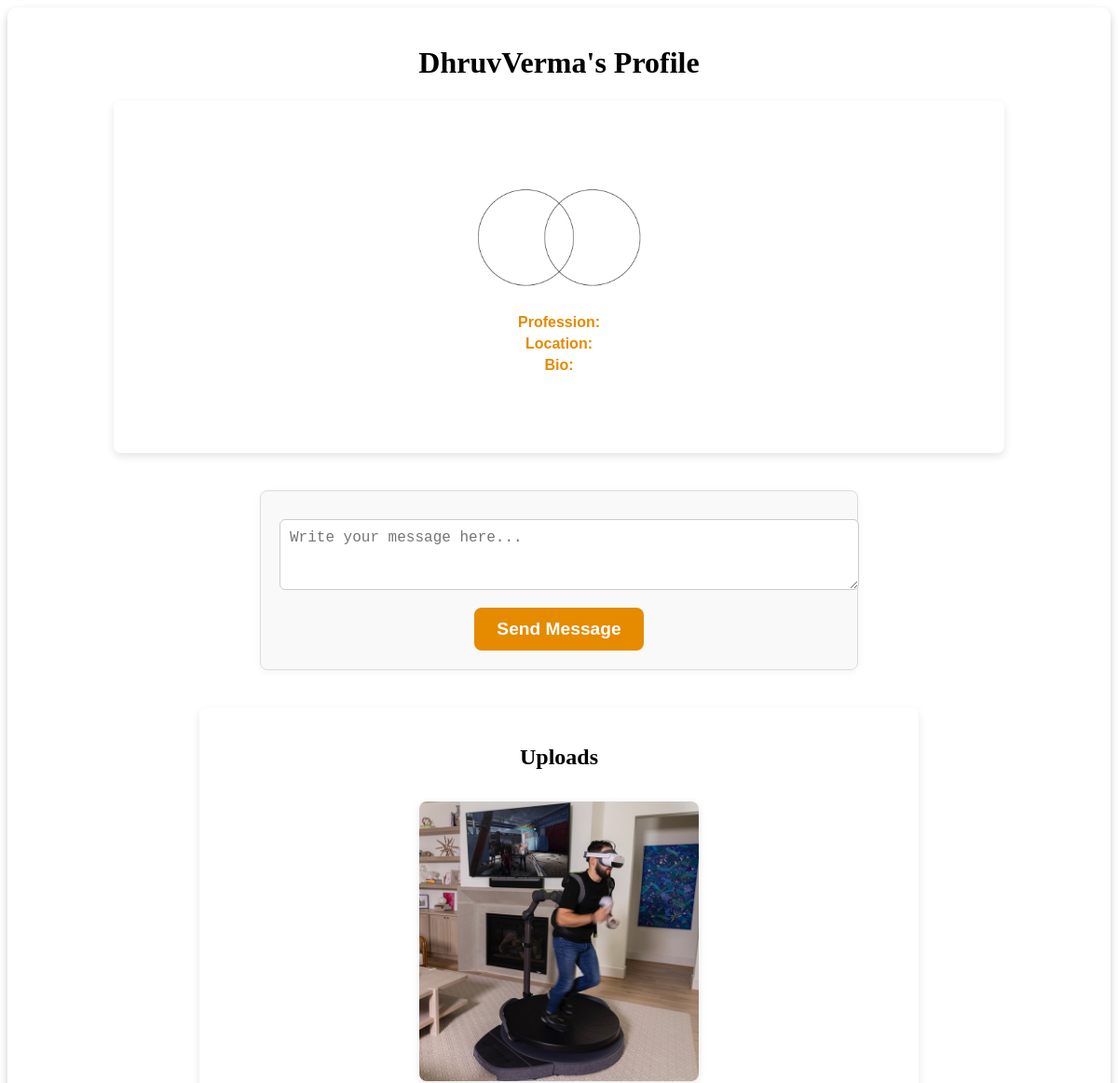
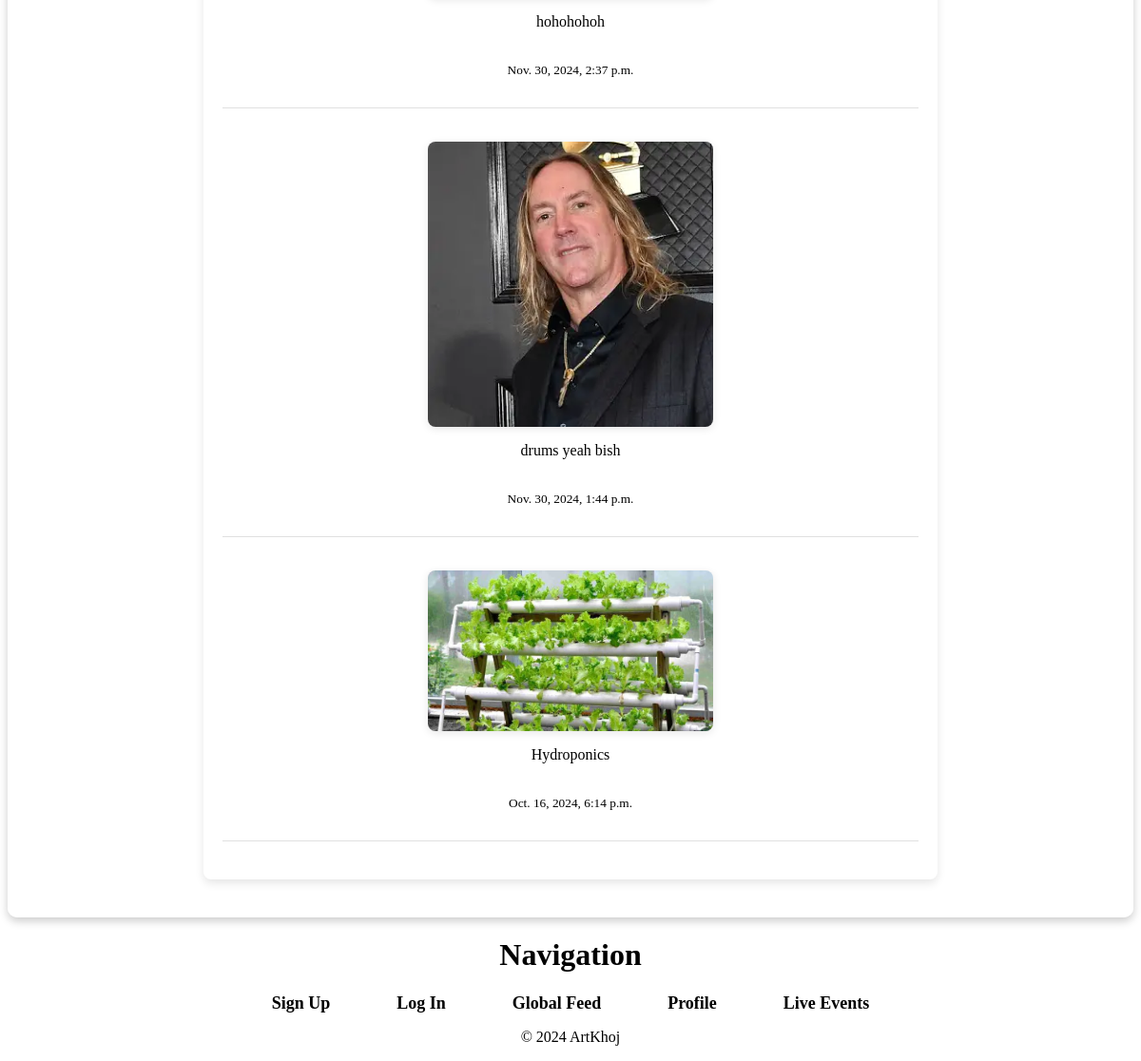
Screenshot of /users/profile/4/ (signed in) with the database file from the repository (2 pictures, top to bottom).
### users/models.py (models this page shows, shortened)
class Profile(models.Model):
    user = models.OneToOneField(User, on_delete=models.CASCADE)
    profession = models.CharField(max_length=100, blank=True)
    location = models.CharField(max_length=100, blank=True)
    profile_picture = models.ImageField(upload_to='profile_pics/', blank=True, null=True)
    bio = models.CharField(max_length=140, blank=True)

class Upload(models.Model):
    profile = models.ForeignKey(Profile, on_delete=models.CASCADE, related_name='uploads')
    image = models.ImageField(upload_to='profile_pics', blank=True, null=True)
    video = models.FileField(upload_to='profile_videos', blank=True, null=True)
    caption = models.TextField(blank=True)
    upload_date = models.DateTimeField(auto_now_add=True)

### users/views.py (the view)
# urls.py: path('profile/<int:user_id>/', views.profile_detail, name='profile-detail'),
@login_required
def profile_detail(request, user_id):
    user_profile = get_object_or_404(Profile, user__id=user_id)
    uploads = Upload.objects.filter(profile=user_profile).order_by('-upload_date')
    unread_messages = Message.objects.filter(recipient=request.user, is_read=False)
    return render(request, 'users/profile_detail.html', {
        'profile': user_profile,
        'uploads': uploads,
        'unread_messages': unread_messages
    })

### users/templates/users/profile_detail.html (shortened to what this page needs)
{% extends 'users/base.html' %}
{% load static %}
{% block content %}
<div class="profile-page-container">
<h1>{{ profile.user.username }}'s Profile</h1>
<div class="profile-header">
    <div class="profile-picture-detail">
    {% if profile.profile_picture %}
        <img src="{{ profile.profile_picture.url }}" alt="{{ profile.user.username }}'s profile picture" style="max-width: 200px; height: auto;">
    {% else %}
        <p>No profile picture available.</p>
    {% endif %}
    </div>
    <div class="profile-info">
        <p><strong>Profession:</strong> {{ profile.profession }}</p>
        <p><strong>Location:</strong> {{ profile.location }}</p>
        <p><strong>Bio:</strong> {{ profile.bio }}</p>
        </div>
</div>
{% if request.user != profile.user %}
<div class="message-form-container">
    <form action="{% url 'send_message' profile.user.id %}" method="post" style="margin-top: 10px;">
        <textarea
            name="content"
            rows="3"
            cols="40"
            placeholder="Write your message here..."
            style="width: 100%; margin-bottom: 5px;"></textarea>
            <button type="submit" class="styled-button">Send Message</button>
    </form>
</div>
{% endif %}
<div class="uploads-container-profile">
<h2>Uploads</h2>
{% for upload in uploads %}
    {% if upload.image and upload.image.url != profile.profile_picture.url %}
        <div class="upload-item">
            <img src="{{ upload.image.url }}" alt="Uploaded Image" style="max-width: 300px;">
            <p>{{ upload.caption }}</p>
            <p><small>{{ upload.upload_date }}</small></p>
        </div>
    {% endif %}
{% empty %}
    <p style="text-align:center;">No uploads yet.</p>
{% endfor %}
</div>
</div>
{% endblock %}

### users/static/users/styles.css (style rules this page uses)
.styled-button { background-color: #e68a00; color: #000; font-size: 1.2rem; padding: 12px 24px; border: none; border-radius: 5px; cursor: pointer; margin-top: 10px; transition: background-color 0.3s ease-in-out; }
.profile-page-container { display: flex; flex-direction: column; align-items: center; width: 80%; margin: 0 auto; }
.profile-header { display: flex ; flex-direction: column; align-items: center; text-align: center; padding: 80px 20px ; background: #fff ; box-shadow: 0px 4px 10px rgba(0, 0, 0, 0.1); border-radius: 8px; margin-bottom: 20px ; justify-content: center; width: 100%; }
.profile-info p { margin: 5px 0; }
.profile-info strong { color: #e68a00; }
.styled-button { background-color: #e68a00; color: #fff; font-size: 1.2rem; font-weight: bold; padding: 12px 24px; border-radius: 8px; cursor: pointer; transition: all 0.3s ease-in-out; border: none; margin-top: 10px; }
.uploads-container-profile { width: 80%; margin: 20px auto; padding: 20px; background: #fff; box-shadow: 0px 4px 10px rgba(0, 0, 0, 0.1); border-radius: 8px; }
.upload-item { display: flex; flex-direction: column; align-items: center; text-align: center; margin-bottom: 20px; padding: 15px; border-bottom: 1px solid #e0e0e0; }
.upload-item img, .upload-item video { max-width: 100%; border-radius: 8px; box-shadow: 0 2px 8px rgba(0, 0, 0, 0.1); }
.profile-info { font-family: 'Arial', sans-serif; font-size: 1rem; color: #333; margin-top: 10px; }
.message-form-container { width: 100%; max-width: 600px; margin: 20px auto; padding: 20px; background: #f9f9f9; border: 1px solid #ddd; border-radius: 8px; box-shadow: 0px 2px 8px rgba(0, 0, 0, 0.05); text-align: center; }
.message-form-container textarea { width: 100%; padding: 10px; font-size: 1rem; border: 1px solid #ccc; border-radius: 6px; resize: vertical; margin-bottom: 10px; }

### rows the page displays
Profile: user.username "DhruvVerma", profile_picture (picture)
Upload: image (picture), caption "hohohohoh", upload_date "Nov. 30, 2024, 2:37 p.m."
Upload: image (picture), caption "drums yeah bish", upload_date "Nov. 30, 2024, 1:44 p.m."
Upload: image (picture), caption "Hydroponics", upload_date "Oct. 16, 2024, 6:14 p.m."
